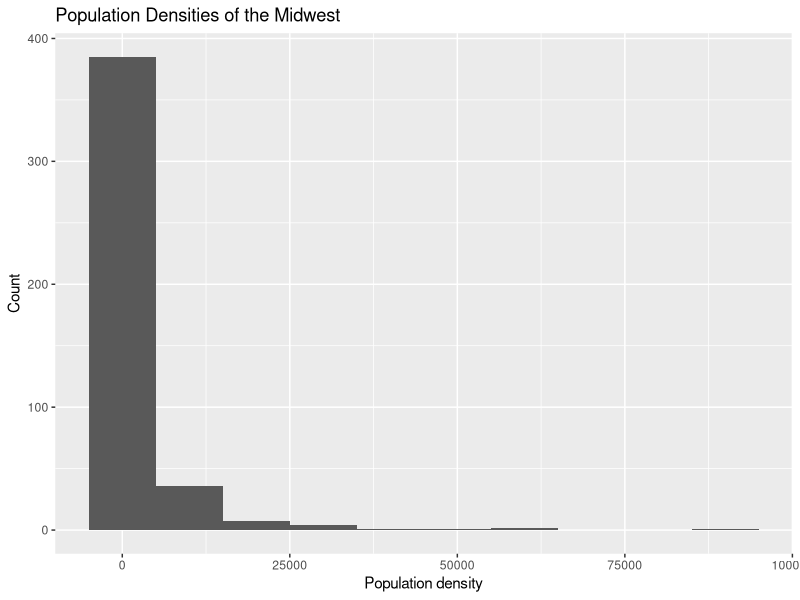
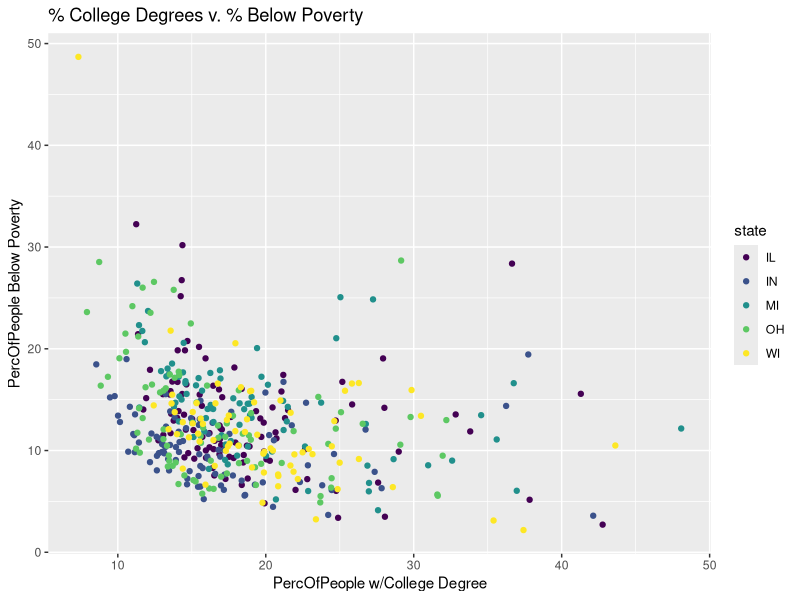
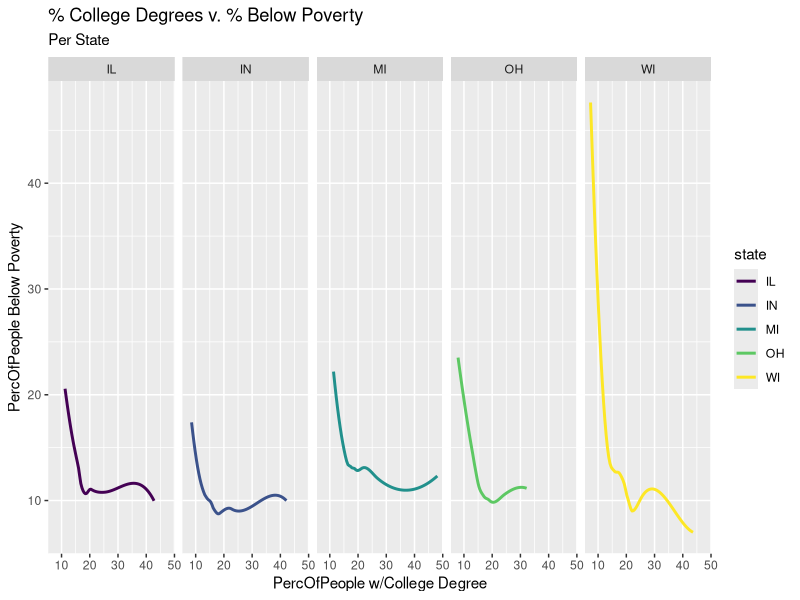

Write the R code that produced these figures, in order.
## ---- chunk 1
#| label: load-packages
#| message: false

library(tidyverse)
library(viridis)
## ---- chunk 2
view(midwest)
## ---- chunk 3
#| label: Ex-1
ggplot(data = midwest, 
       mapping = aes(x = popdensity)) +
  geom_histogram(alpha = 1, binwidth = 10000) + 
  labs(
    x = "Population density",
    y = "Count", 
    title = "Population Densities of the Midwest"
  )
## ---- chunk 4
ggplot(data = midwest, 
       mapping = aes(x = percollege, y = percbelowpoverty, color = state)) +
  scale_color_viridis_d() +
  geom_point() + 
  labs(
    x = "PercOfPeople w/College Degree",
    y = "PercOfPeople Below Poverty", 
    title = "% College Degrees v. % Below Poverty "
  ) 
## ---- chunk 5
ggplot(data = midwest, 
       mapping = aes(x = percollege, y = percbelowpoverty, color = state)) +
  scale_color_viridis_d() + 
  geom_smooth(se = FALSE) +
  labs(
    x = "PercOfPeople w/College Degree",
    y = "PercOfPeople Below Poverty", 
    title = "% College Degrees v. % Below Poverty",
    subtitle = "Per State"
  ) + 
  facet_wrap(~ state, ncol = 5)
